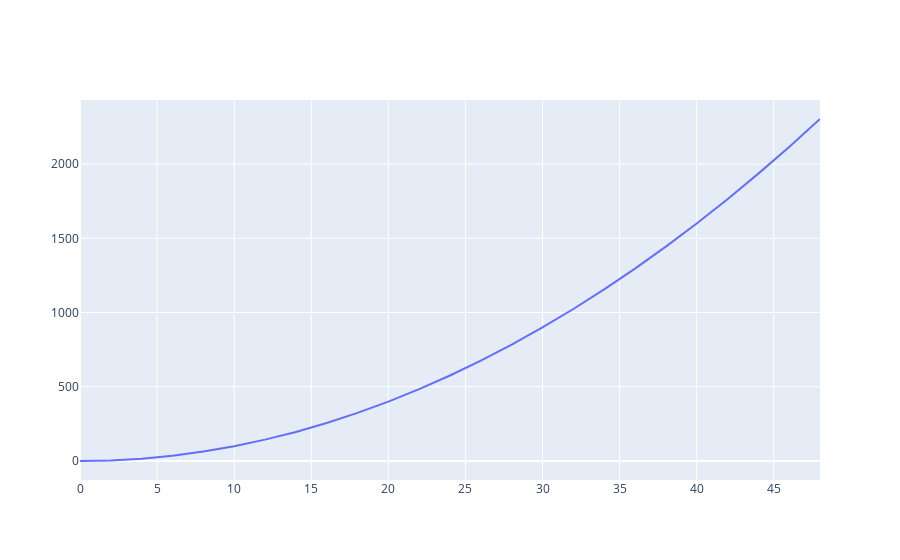

The code cell stored with this chart in its notebook:
### Code cell
#First Grapgh

#Declare Figure
fig = go.Figure()

#Add argument (Trace, titles, update axis...)
fig.add_trace(go.Scatter(x=x , y = x**2))

#Shor graph
fig.show()

### Figure 1 — Plotly figure (JSON) as saved in the notebook; plotly's stock layout.template omitted (floating-point values rounded to 4 significant figures)
{"data": [{"type": "scatter", "x": [0, 2, 4, 6, 8, 10, 12, 14, 16, 18, 20, 22, 24, 26, 28, 30, 32, 34, 36, 38, 40, 42, 44, 46, 48], "y": [0, 4, 16, 36, 64, 100, 144, 196, 256, 324, 400, 484, 576, 676, 784, 900, 1024, 1156, 1296, 1444, 1600, 1764, 1936, 2116, 2304]}], "layout": {}}
